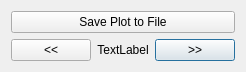
<?xml version="1.0" encoding="UTF-8"?>
<ui version="4.0">
 <class>GraphicalOutputDialog</class>
 <widget class="QDialog" name="GraphicalOutputDialog">
  <property name="geometry">
   <rect>
    <x>0</x>
    <y>0</y>
    <width>550</width>
    <height>500</height>
   </rect>
  </property>
  <property name="windowTitle">
   <string>Plot Display</string>
  </property>
  <layout class="QVBoxLayout" name="verticalLayout_2">
   <property name="sizeConstraint">
    <enum>QLayout::SetFixedSize</enum>
   </property>
   <item>
    <layout class="QVBoxLayout" name="verticalLayout">
     <item>
      <layout class="QGridLayout" name="gridLayout_2">
       <property name="sizeConstraint">
        <enum>QLayout::SetMaximumSize</enum>
       </property>
       <item row="1" column="2">
        <widget class="QPushButton" name="NextButton">
         <property name="sizePolicy">
          <sizepolicy hsizetype="Maximum" vsizetype="Fixed">
           <horstretch>0</horstretch>
           <verstretch>0</verstretch>
          </sizepolicy>
         </property>
         <property name="focusPolicy">
          <enum>Qt::ClickFocus</enum>
         </property>
         <property name="text">
          <string>&gt;&gt;</string>
         </property>
        </widget>
       </item>
       <item row="1" column="0">
        <widget class="QPushButton" name="PreviousButton">
         <property name="sizePolicy">
          <sizepolicy hsizetype="Maximum" vsizetype="Fixed">
           <horstretch>0</horstretch>
           <verstretch>0</verstretch>
          </sizepolicy>
         </property>
         <property name="focusPolicy">
          <enum>Qt::ClickFocus</enum>
         </property>
         <property name="text">
          <string>&lt;&lt;</string>
         </property>
        </widget>
       </item>
       <item row="1" column="1">
        <widget class="QLabel" name="currentItem">
         <property name="sizePolicy">
          <sizepolicy hsizetype="Preferred" vsizetype="Fixed">
           <horstretch>0</horstretch>
           <verstretch>0</verstretch>
          </sizepolicy>
         </property>
         <property name="cursor">
          <cursorShape>ArrowCursor</cursorShape>
         </property>
         <property name="text">
          <string>TextLabel</string>
         </property>
         <property name="alignment">
          <set>Qt::AlignCenter</set>
         </property>
        </widget>
       </item>
       <item row="0" column="0" colspan="3">
        <widget class="QPushButton" name="pushButton">
         <property name="sizePolicy">
          <sizepolicy hsizetype="Preferred" vsizetype="Fixed">
           <horstretch>0</horstretch>
           <verstretch>0</verstretch>
          </sizepolicy>
         </property>
         <property name="text">
          <string>Save Plot to File</string>
         </property>
        </widget>
       </item>
      </layout>
     </item>
    </layout>
   </item>
  </layout>
 </widget>
 <resources/>
 <connections/>
</ui>
